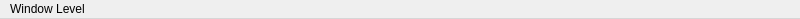
<?xml version="1.0" encoding="UTF-8"?>
<ui version="4.0">
 <class>WindowLevelMenu</class>
 <widget class="QMenuBar" name="WindowLevelMenu">
  <property name="geometry">
   <rect>
    <x>0</x>
    <y>0</y>
    <width>800</width>
    <height>19</height>
   </rect>
  </property>
  <property name="windowTitle">
   <string>WindowLevelMenu</string>
  </property>
  <widget class="QMenu" name="menuWindowLevel">
   <property name="title">
    <string>Window Level</string>
   </property>
   <addaction name="actionDefault"/>
   <addaction name="actionAll"/>
   <addaction name="separator"/>
   <addaction name="actionBrain"/>
   <addaction name="actionLung"/>
   <addaction name="actionBone"/>
   <addaction name="separator"/>
   <addaction name="actionFitToWindow"/>
  </widget>
  <action name="actionDefault">
   <property name="text">
    <string>Default</string>
   </property>
  </action>
  <action name="actionAll">
   <property name="text">
    <string>All</string>
   </property>
  </action>
  <action name="actionBrain">
   <property name="text">
    <string>Brain</string>
   </property>
   <property name="shortcut">
    <string>Ctrl+1</string>
   </property>
  </action>
  <action name="actionLung">
   <property name="text">
    <string>Lung</string>
   </property>
   <property name="shortcut">
    <string>Ctrl+2</string>
   </property>
  </action>
  <action name="actionBone">
   <property name="text">
    <string>Bone</string>
   </property>
   <property name="shortcut">
    <string>Ctrl+3</string>
   </property>
  </action>
  <action name="actionFitToWindow">
   <property name="text">
    <string>Fit to Window</string>
   </property>
   <property name="shortcut">
    <string>Ctrl+0</string>
   </property>
  </action>
  <addaction name="menuWindowLevel"/>
 </widget>
 <resources/>
 <connections/>
</ui>
